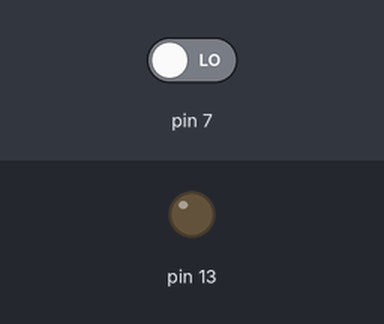
Recording of a sketch running on a simulated Arduino Uno, built with avr-gcc and run on an emulated ATmega328P. Parts: output pins drawn as LEDs (lit = HIGH). The inputs (shaded band) are chosen by the test bench; at power-on: pin 7 LOW. What the sketch prints to the serial monitor is not drawn.

Above: at 1.8 s.
1.9 s: pin 7 driven HIGH
At 3.1 s:
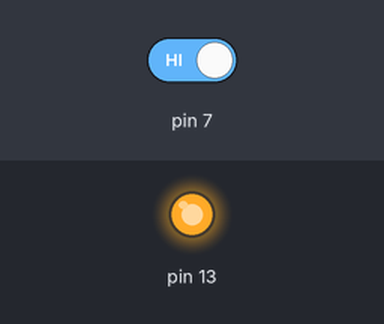
3.5 s: pin 7 driven LOW
At 4.3 s:
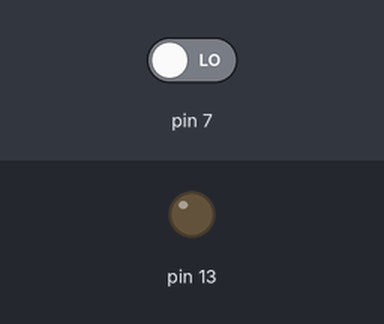
Timing chart, 0 to 6.5 s (numbered marks = the images above; inputs shaded):
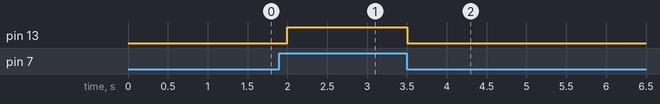

The sketch:

sensor_PIR_exam.ino
```cpp
void setup() {
  pinMode(7, INPUT);
  pinMode(13, OUTPUT);
  Serial.begin(9600);


}

void loop() {
  int value = digitalRead(7);
  Serial.println(value);

  if(value == 1)
  {
    digitalWrite(13,1);
    Serial.println("움직임이 감지됐습니다.");
    }
  else
  {
    digitalWrite(13,0);
    }
 delay(500);

}
```

Measured:
- after the input at 1.9 s, pin 13: LOW → HIGH after 0.10 s
- after the input at 3.5 s, pin 13: HIGH → LOW at once
